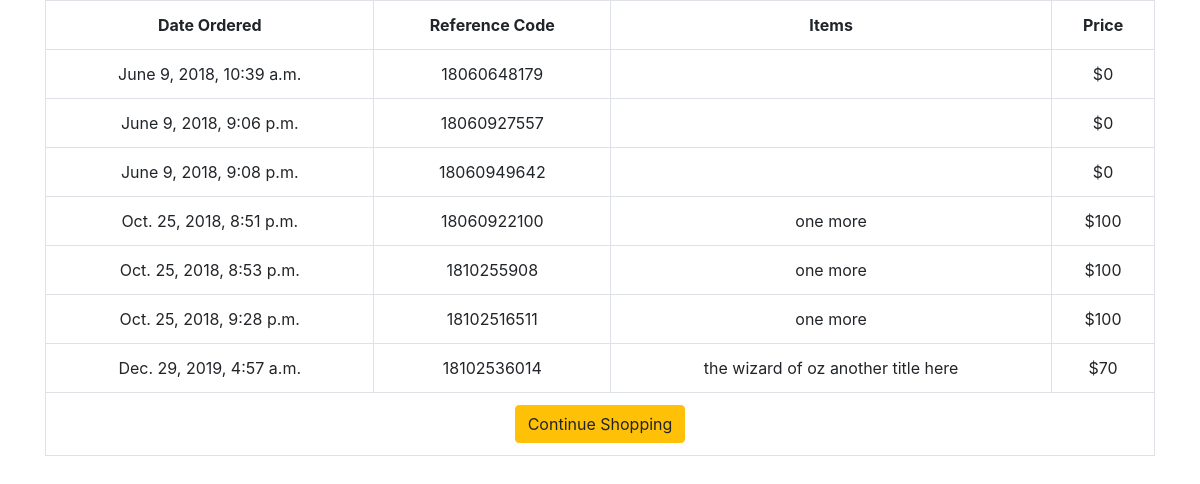
Screenshot of /profiles/profile/ (signed in) with the database file from the repository.
### shopping_cart/models.py (models this page shows, shortened)
class Order(models.Model):
    ref_code = models.CharField(max_length=15)
    owner = models.ForeignKey(Profile, on_delete=models.SET_NULL, null=True)
    is_ordered = models.BooleanField(default=False)
    items = models.ManyToManyField(OrderItem)
    date_ordered = models.DateTimeField(auto_now=True)
    def get_cart_total(self):
        return sum([item.product.price for item in self.items.all()])

class OrderItem(models.Model):
    product = models.OneToOneField(Product, on_delete=models.SET_NULL, null=True)
    is_ordered = models.BooleanField(default=False)
    date_added = models.DateTimeField(auto_now=True)
    date_ordered = models.DateTimeField(null=True)

### products/models.py (models this page shows, shortened)
class Product(models.Model):
    name = models.CharField(max_length=120)
    price = models.IntegerField()

### accounts/views.py (the view)
def my_profile(request):
	my_user_profile = Profile.objects.filter(user=request.user).first()
	my_orders = Order.objects.filter(is_ordered=True, owner=my_user_profile)
	context = {
		'my_orders': my_orders
	}
	return render(request, "profile.html", context)

### templates/profile.html
{% extends 'base.html' %}
{% block content %}
<table class="table table-hover table-bordered text-center">
      <tr class="text-center">
        <th>Date Ordered</th>
        <th>Reference Code</th>
        <th>Items</th>
        <th>Price</th>
      </tr>
      {% for order in my_orders %}
        <tr>
          <td>{{ order.date_ordered }}</td>
          <td>{{ order.ref_code }}</td>
          <td>
        	{% for item in order.items.all %}
        		{{ item.product.name }}
      		{% endfor %}
      	  </td>
          <td>${{ order.get_cart_total }}</td>
        </tr>
      {% empty %}
        <tr>
          <td colspan= 4> You have no orders.</td>
        </tr>
      {% endfor %}
      <tr>
        <td colspan=4>
          <a href="{% url 'products:product-list' %}" class="btn btn-warning pull-left">
            {% if not order %}Continue Shopping{% else %}Add Items to Cart {% endif %}
          </a>
        </td>
      </tr>
    </table>
{% endblock content %}

### templates/base.html (shortened to what this page needs)
<!DOCTYPE html>
<html lang="en">
<head>
    <link href="https://stackpath.bootstrapcdn.com/bootstrap/4.1.1/css/bootstrap.min.css" rel="stylesheet">
    <link rel="stylesheet" href="https://use.fontawesome.com/releases/v5.0.13/css/all.css">
</head>
<body>
    <div class="container">
        {% block content %}{% endblock content %}
    </div>
</body>
</html>

### rows the page displays
Order: date_ordered "June 9, 2018, 10:39 a.m.", ref_code "18060648179", get_cart_total "0"
Order: date_ordered "June 9, 2018, 9:06 p.m.", ref_code "18060927557", get_cart_total "0"
Order: date_ordered "June 9, 2018, 9:08 p.m.", ref_code "18060949642", get_cart_total "0"
Order: date_ordered "Oct. 25, 2018, 8:51 p.m.", ref_code "18060922100", get_cart_total "100"
OrderItem: product.name "one more"
Order: date_ordered "Oct. 25, 2018, 8:53 p.m.", ref_code "1810255908", get_cart_total "100"
Order: date_ordered "Oct. 25, 2018, 9:28 p.m.", ref_code "18102516511", get_cart_total "100"
Order: date_ordered "Dec. 29, 2019, 4:57 a.m.", ref_code "18102536014", get_cart_total "70"
OrderItem: product.name "the wizard of oz"
OrderItem: product.name "another title here"
